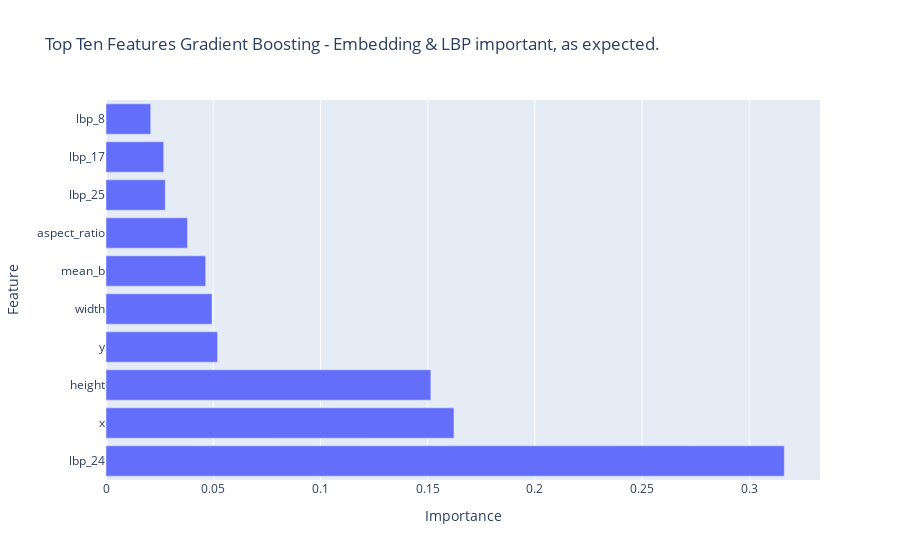

Here is the notebook cell this chart was saved with:
### Code cell
gradient_boosting_importance = {
    "Feature": loaded_models["Gradient Boosting"].feature_names_in_,
    "Importance": np.abs(loaded_models["Gradient Boosting"].feature_importances_),
}

gradient_boosting_importance_df = pd.DataFrame(gradient_boosting_importance)

gradient_boosting_importance_df = gradient_boosting_importance_df.sort_values(
    "Importance", ascending=False
)
fig = px.bar(
    gradient_boosting_importance_df[:10],
    x="Importance",
    y="Feature",
    orientation="h",
    title="Top Ten Features Gradient Boosting - Embedding & LBP important, as expected.",
)
fig.show()
fig.write_image("images/gradient_top_features.png", width=1200, height=600)

### Figure 1 — Plotly figure (JSON) as saved in the notebook; plotly's stock layout.template omitted (floating-point values rounded to 4 significant figures)
{"data": [{"hovertemplate": "Importance=%{x}<br>Feature=%{y}<extra></extra>", "legendgroup": "", "marker": {"color": "#636efa", "pattern": {"shape": ""}}, "name": "", "orientation": "h", "showlegend": false, "textposition": "auto", "x": [0.3163, 0.1623, 0.1515, 0.05203, 0.04943, 0.0465, 0.038, 0.02764, 0.0269, 0.02087], "xaxis": "x", "y": ["lbp_24", "x", "height", "y", "width", "mean_b", "aspect_ratio", "lbp_25", "lbp_17", "lbp_8"], "yaxis": "y", "type": "bar"}], "layout": {"xaxis": {"anchor": "y", "domain": [0.0, 1.0], "title": {"text": "Importance"}}, "yaxis": {"anchor": "x", "domain": [0.0, 1.0], "title": {"text": "Feature"}}, "legend": {"tracegroupgap": 0}, "title": {"text": "Top Ten Features Gradient Boosting - Embedding & LBP important, as expected."}, "barmode": "relative"}}
